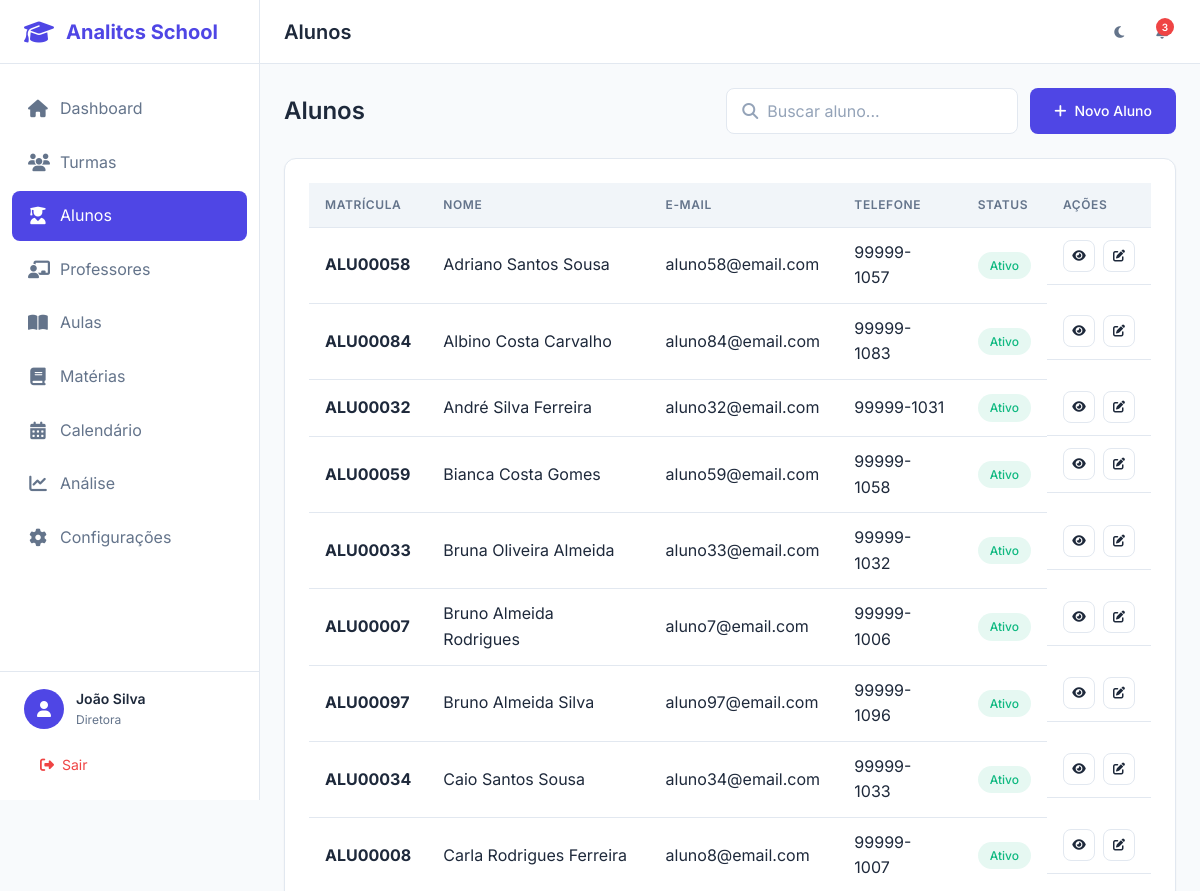
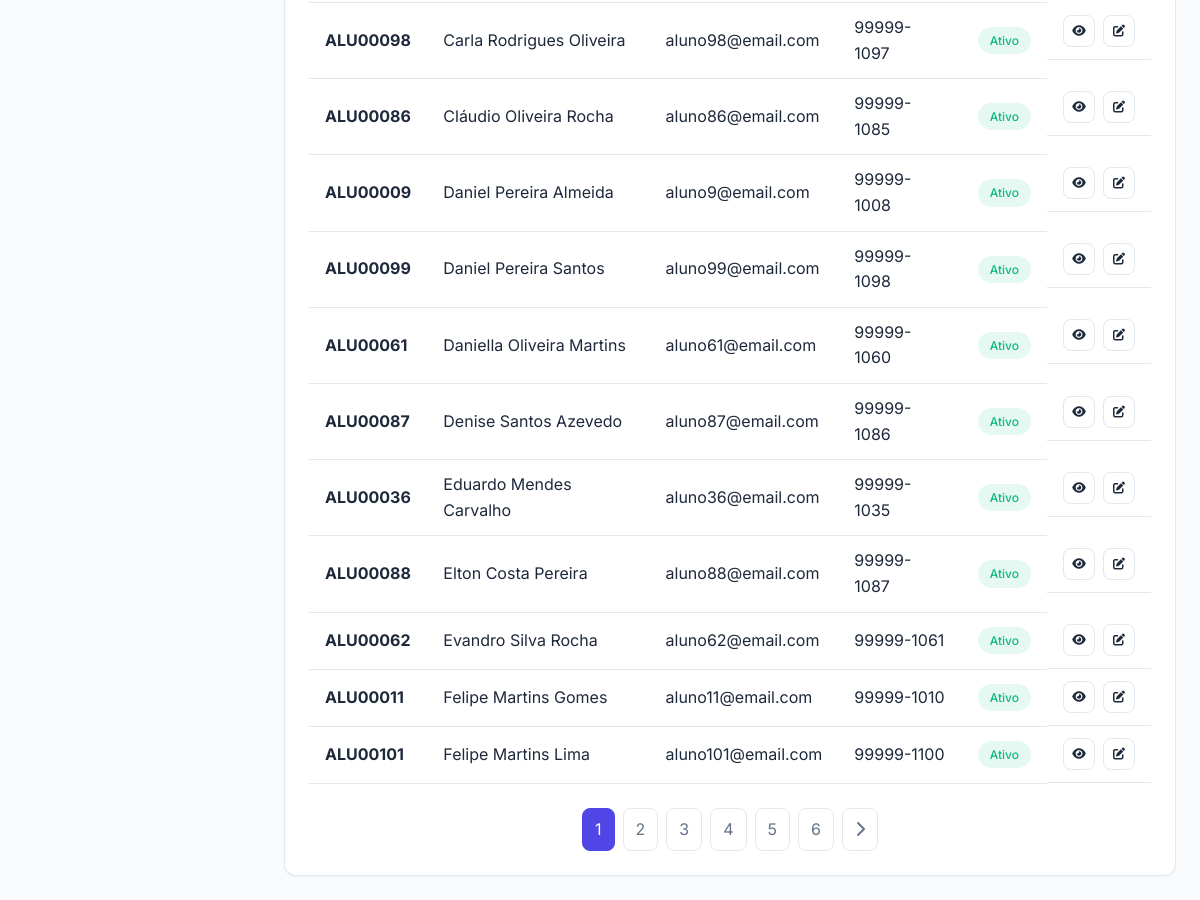
/alunos/ (signed in), run on the app's committed database (2 pictures, top to bottom).
### app/models/usuario.py (models this page shows, shortened)
class Usuario(UserMixin, db.Model):
    __tablename__ = 'usuarios'
    id = db.Column(db.Integer, primary_key=True)
    nome = db.Column(db.String(100), nullable=False)
    email = db.Column(db.String(120), unique=True, nullable=False, index=True)
    senha_hash = db.Column(db.String(256), nullable=False)
    tipo = db.Column(db.String(20), nullable=False, default='professor')
    avatar = db.Column(db.String(255), nullable=True)
    telefone = db.Column(db.String(20), nullable=True)
    tema = db.Column(db.String(10), default='light')
    ativo = db.Column(db.Boolean, default=True)
    criado_em = db.Column(db.DateTime, default=datetime.utcnow)
    atualizado_em = db.Column(db.DateTime, default=datetime.utcnow, onupdate=datetime.utcnow)
    ultimo_acesso = db.Column(db.DateTime, nullable=True)
    professor = db.relationship('Professor', backref='usuario', uselist=False, lazy=True)
    def tem_permissao(self, permissoes):
        return self.tipo in permissoes

### app/models/aluno.py (models this page shows, shortened)
class Aluno(db.Model):
    __tablename__ = 'alunos'
    id = db.Column(db.Integer, primary_key=True)
    nome = db.Column(db.String(100), nullable=False)
    matricula = db.Column(db.String(20), unique=True, nullable=False, index=True)
    data_nascimento = db.Column(db.Date, nullable=True)
    cpf = db.Column(db.String(14), unique=True, nullable=True)
    email = db.Column(db.String(120), nullable=True)
    telefone = db.Column(db.String(20), nullable=True)
    endereco = db.Column(db.Text, nullable=True)
    nome_responsavel = db.Column(db.String(100), nullable=True)
    telefone_responsavel = db.Column(db.String(20), nullable=True)
    email_responsavel = db.Column(db.String(120), nullable=True)
    ano_letivo = db.Column(db.Integer, nullable=False)
    status = db.Column(db.String(20), default='ativo')
    criado_em = db.Column(db.DateTime, default=datetime.utcnow)
    atualizado_em = db.Column(db.DateTime, default=datetime.utcnow, onupdate=datetime.utcnow)
    turmas = db.relationship('Turma', secondary='alunos_turmas', backref=db.backref('alunos', lazy='dynamic'))
    frequencias = db.relationship('Frequencia', backref='aluno', lazy='dynamic')
    notas = db.relationship('Nota', backref='aluno', lazy='dynamic')

### app/controllers/alunos_controller.py (the view)
@alunos_bp.route('/')
@login_required
def index():
    page = request.args.get('page', 1, type=int)
    busca = request.args.get('busca', '')
    status = request.args.get('status', 'ativo')
    query = Aluno.query
    if busca:
        query = query.filter(
            Aluno.nome.ilike(f'%{busca}%') |
            Aluno.matricula.ilike(f'%{busca}%')
        )
    if status:
        query = query.filter_by(status=status)
    alunos = query.order_by(Aluno.nome).paginate(
        page=page, per_page=20, error_out=False
    )
    return render_template('alunos/index.html', alunos=alunos, busca=busca, status=status)

### app/models/usuario.py (called while the page is built)
@login_manager.user_loader
def load_user(user_id):
    return Usuario.query.get(int(user_id))

### app/templates/alunos/index.html (shortened to what this page needs)
{% extends "base.html" %}
{% block page_title %}Alunos{% endblock %}
{% block content %}
<div class="list-header">
    <h2 class="list-title">Alunos</h2>
    <div class="list-actions">
        <div class="search-box">
            <i class="fas fa-search"></i>
            <input type="text" class="form-control" placeholder="Buscar aluno..." id="searchInput" value="{{ busca }}">
        </div>
        {% if current_user.tem_permissao(['diretora', 'coordenacao']) %}
        <a href="{{ url_for('alunos.novo') }}" class="btn btn-primary">
            <i class="fas fa-plus"></i>
            Novo Aluno
        </a>
        {% endif %}
    </div>
</div>
<div class="card">
    <div class="card-body">
        {% if alunos.items %}
        <div class="table-container">
            <table class="table">
                <thead>
                    <tr>
                        <th>Matrícula</th>
                        <th>Nome</th>
                        <th>E-mail</th>
                        <th>Telefone</th>
                        <th>Status</th>
                        <th>Ações</th>
                    </tr>
                </thead>
                <tbody>
                    {% for aluno in alunos.items %}
                    <tr>
                        <td><strong>{{ aluno.matricula }}</strong></td>
                        <td>{{ aluno.nome }}</td>
                        <td>{{ aluno.email or '-' }}</td>
                        <td>{{ aluno.telefone or '-' }}</td>
                        <td>
                            <span class="badge badge-{% if aluno.status == 'ativo' %}success{% elif aluno.status == 'inativo' %}danger{% else %}warning{% endif %}">
                                {{ aluno.status|capitalize }}
                            </span>
                        </td>
                        <td class="table-actions">
                            <a href="{{ url_for('alunos.detalhe', id=aluno.id) }}" class="btn btn-icon btn-sm btn-outline" title="Ver">
                                <i class="fas fa-eye"></i>
                            </a>
                            {% if current_user.tem_permissao(['diretora', 'coordenacao']) %}
                            <a href="{{ url_for('alunos.editar', id=aluno.id) }}" class="btn btn-icon btn-sm btn-outline" title="Editar">
                                <i class="fas fa-edit"></i>
                            </a>
                            {% endif %}
                        </td>
                    </tr>
                    {% endfor %}
                </tbody>
            </table>
        </div>
        {% if alunos.pages > 1 %}
        <div class="pagination">
            {% for p in alunos.iter_pages() %}
                {% if p %}
                <a href="{{ url_for('alunos.index', page=p, busca=busca) }}"
                   class="pagination-btn {% if p == alunos.page %}active{% endif %}">{{ p }}</a>
                {% endif %}
            {% endfor %}
            {% if alunos.has_next %}
            <a href="{{ url_for('alunos.index', page=alunos.next_num, busca=busca) }}" class="pagination-btn">
                <i class="fas fa-chevron-right"></i>
            </a>
            {% endif %}
        </div>
        {% endif %}
        {% endif %}
    </div>
</div>
{% endblock %}

### app/templates/base.html (shortened to what this page needs)
<!DOCTYPE html>
<html lang="pt-BR" data-theme="light">
<head>
    <link rel="stylesheet" href="https://cdnjs.cloudflare.com/ajax/libs/font-awesome/6.5.1/css/all.min.css">
    <link rel="stylesheet" href="{{ url_for('static', filename='css/main.css') }}">
    <link rel="stylesheet" href="{{ url_for('static', filename='css/components.css') }}">
    <link rel="stylesheet" href="{{ url_for('static', filename='css/responsive.css') }}">
</head>
<body {% if not current_user.is_authenticated %}class="auth-mode"{% endif %}>
    {% if current_user.is_authenticated %}
    <aside class="sidebar" id="sidebar">
        <div class="sidebar-header">
            <div class="logo">
                <i class="fas fa-graduation-cap"></i>
                <span>Analitcs School</span>
            </div>
        </div>
        <nav class="sidebar-nav">
            <ul>
                <li class="nav-item {% if request.endpoint == 'dashboard.index' %}active{% endif %}">
                    <a href="{{ url_for('dashboard.index') }}">
                        <i class="fas fa-home"></i>
                        <span>Dashboard</span>
                    </a>
                </li>
                <li class="nav-item {% if 'turmas' in request.endpoint %}active{% endif %}">
                    <a href="{{ url_for('turmas.index') }}">
                        <i class="fas fa-users"></i>
                        <span>Turmas</span>
                    </a>
                </li>
                <li class="nav-item {% if 'alunos' in request.endpoint %}active{% endif %}">
                    <a href="{{ url_for('alunos.index') }}">
                        <i class="fas fa-user-graduate"></i>
                        <span>Alunos</span>
                    </a>
                </li>
                <li class="nav-item {% if 'professores' in request.endpoint %}active{% endif %}">
                    <a href="{{ url_for('professores.index') }}">
                        <i class="fas fa-chalkboard-teacher"></i>
                        <span>Professores</span>
                    </a>
                </li>
                <li class="nav-item {% if 'aulas' in request.endpoint %}active{% endif %}">
                    <a href="{{ url_for('aulas.index') }}">
                        <i class="fas fa-book-open"></i>
                        <span>Aulas</span>
                    </a>
                </li>
                <li class="nav-item {% if 'materias' in request.endpoint %}active{% endif %}">
                    <a href="{{ url_for('materias.index') }}">
                        <i class="fas fa-book"></i>
                        <span>Matérias</span>
                    </a>
                </li>
                <li class="nav-item {% if 'calendario' in request.endpoint %}active{% endif %}">
                    <a href="{{ url_for('calendario.index') }}">
                        <i class="fas fa-calendar-alt"></i>
                        <span>Calendário</span>
                    </a>
                </li>
                <li class="nav-item {% if 'analise' in request.endpoint %}active{% endif %}">
                    <a href="{{ url_for('analise.index') }}">
                        <i class="fas fa-chart-line"></i>
                        <span>Análise</span>
                    </a>
                </li>
                <li class="nav-item {% if 'configuracoes' in request.endpoint %}active{% endif %}">
                    <a href="{{ url_for('configuracoes.index') }}">
                        <i class="fas fa-cog"></i>
                        <span>Configurações</span>
                    </a>
                </li>
            </ul>
        </nav>
        <div class="sidebar-footer">
            <div class="user-info">
                <div class="user-avatar">
                    <i class="fas fa-user"></i>
                </div>
                <div class="user-details">
                    <span class="user-name">{{ current_user.nome }}</span>
                    <span class="user-role">{{ current_user.tipo|capitalize }}</span>
                </div>
            </div>
            <a href="{{ url_for('auth.logout') }}" class="logout-btn">
                <i class="fas fa-sign-out-alt"></i>
                <span>Sair</span>
            </a>
        </div>
    </aside>
    <main class="main-content">
        <header class="header">
            <div class="header-left">
                <h1 class="page-title">{% block page_title %}Dashboard{% endblock %}</h1>
            </div>
            <div class="header-right">
                <button class="theme-toggle" id="themeToggle" title="Alternar tema">
                    <i class="fas fa-moon"></i>
                </button>
                <div class="notifications">
                    <button class="notification-btn">
                        <span class="notification-badge">3</span>
                    </button>
                </div>
            </div>
        </header>
        <div class="content">
            {% block content %}{% endblock %}
        </div>
    </main>
    {% else %}
        {% block auth_content %}{% endblock %}
    {% endif %}
</body>
</html>

### app/static/css/components.css (style rules this page uses)
.list-header { display: flex; align-items: center; justify-content: space-between; margin-bottom: 1.5rem; flex-wrap: wrap; gap: 1rem; }
.list-title { font-size: 1.5rem; font-weight: 600; color: var(--text-primary); }
.list-actions { display: flex; align-items: center; gap: 0.75rem; }
.search-box { position: relative; }
.search-box input { padding-left: 2.5rem; min-width: 280px; }
.search-box i { position: absolute; left: 1rem; top: 50%; transform: translateY(-50%); color: var(--text-tertiary); }

### data on the page
Usuario: nome "João Silva", tipo "Diretora"
Aluno: matricula "ALU00058", nome "Adriano Santos Sousa", email "aluno58@email.com", telefone "99999-1057", status "Ativo"
Aluno: matricula "ALU00084", nome "Albino Costa Carvalho", email "aluno84@email.com", telefone "99999-1083", status "Ativo"
Aluno: matricula "ALU00032", nome "André Silva Ferreira", email "aluno32@email.com", telefone "99999-1031", status "Ativo"
Aluno: matricula "ALU00059", nome "Bianca Costa Gomes", email "aluno59@email.com", telefone "99999-1058", status "Ativo"
Aluno: matricula "ALU00033", nome "Bruna Oliveira Almeida", email "aluno33@email.com", telefone "99999-1032", status "Ativo"
Aluno: matricula "ALU00007", nome "Bruno Almeida Rodrigues", email "aluno7@email.com", telefone "99999-1006", status "Ativo"
Aluno: matricula "ALU00097", nome "Bruno Almeida Silva", email "aluno97@email.com", telefone "99999-1096", status "Ativo"
Aluno: matricula "ALU00034", nome "Caio Santos Sousa", email "aluno34@email.com", telefone "99999-1033", status "Ativo"
Aluno: matricula "ALU00008", nome "Carla Rodrigues Ferreira", email "aluno8@email.com", telefone "99999-1007", status "Ativo"
Aluno: matricula "ALU00098", nome "Carla Rodrigues Oliveira", email "aluno98@email.com", telefone "99999-1097", status "Ativo"
Aluno: matricula "ALU00086", nome "Cláudio Oliveira Rocha", email "aluno86@email.com", telefone "99999-1085", status "Ativo"
Aluno: matricula "ALU00009", nome "Daniel Pereira Almeida", email "aluno9@email.com", telefone "99999-1008", status "Ativo"
Aluno: matricula "ALU00099", nome "Daniel Pereira Santos", email "aluno99@email.com", telefone "99999-1098", status "Ativo"
Aluno: matricula "ALU00061", nome "Daniella Oliveira Martins", email "aluno61@email.com", telefone "99999-1060", status "Ativo"
Aluno: matricula "ALU00087", nome "Denise Santos Azevedo", email "aluno87@email.com", telefone "99999-1086", status "Ativo"
Aluno: matricula "ALU00036", nome "Eduardo Mendes Carvalho", email "aluno36@email.com", telefone "99999-1035", status "Ativo"
Aluno: matricula "ALU00088", nome "Elton Costa Pereira", email "aluno88@email.com", telefone "99999-1087", status "Ativo"
Aluno: matricula "ALU00062", nome "Evandro Silva Rocha", email "aluno62@email.com", telefone "99999-1061", status "Ativo"
Aluno: matricula "ALU00011", nome "Felipe Martins Gomes", email "aluno11@email.com", telefone "99999-1010", status "Ativo"
Aluno: matricula "ALU00101", nome "Felipe Martins Lima", email "aluno101@email.com", telefone "99999-1100", status "Ativo"

### other printed values
{{ p }} "1" "2" "3" "4" "5" "6"
